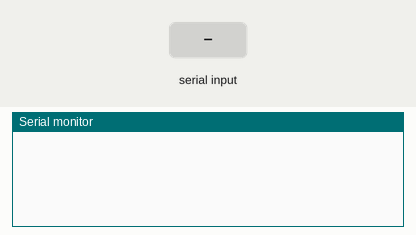
This sketch was run on a simulated Arduino Uno, built with avr-gcc and run on an emulated ATmega328P. On the bench: the last lines printed to the serial monitor. The inputs (shaded band) are chosen by the test bench. Random numbers use the default seed unless the sketch sets one.

Above: at 1.2 s.
1.3 s: "1" received over Serial
At 2.8 s:
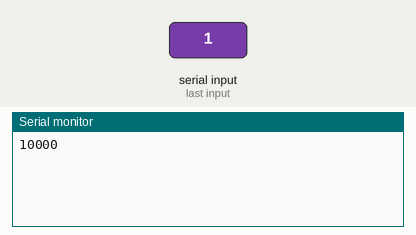
4.3 s: "2" received over Serial
At 5.5 s:
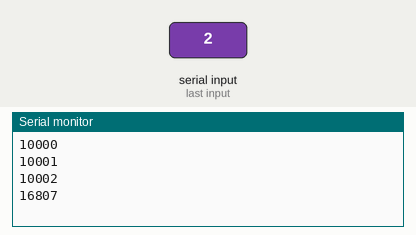
Timing chart, 0 to 7.3 s (numbered marks = the images above; inputs shaded):
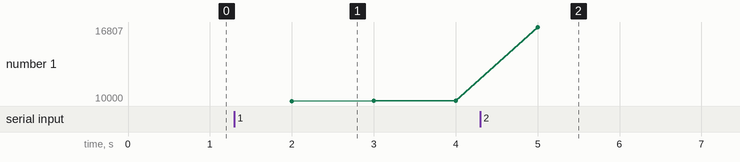

Measured:
- after the input at 1.3 s, the serial monitor: prints a new line after 0.70 s (image 1)
- after the input at 4.3 s, the serial monitor: prints a new line after 0.70 s (image 2)
- plotted number 1: 10002 → 16807 after the input at 4.3 s

The sketch:

ArduinoTest.ino
```cpp
/*
 * arduino receive signals from PC:
 * receive 2:
 *  geanerate a RFID, and sent it to PC
 * receive 1:
 *  start running
 * receive 0 :
 *  stop running
 * else :
 * don't change status
 */


int incomingByte = 0;  // for incoming serial data
int num = 10000;
int run = 0;
void setup() {
  Serial.begin(38400); // opens serial port, sets data rate to 9600 bps
}

void loop() {

  // reply only when you receive data:
  if (Serial.available() > 0) {
    // read the incoming byte:
    incomingByte = Serial.read();
    if(incomingByte == 48){
      run = 0;
    }else if(incomingByte == 49){
      run = 1;
    }else if(incomingByte == 50){
      run = 2;
    }
    // say what you got:
  }

  if(run == 1){
      Serial.println(num);
      num++;
  }else if(run == 2){
      int newRFID = random(10000,20000);
      Serial.println(newRFID, DEC);
      run = 0;
  }

  delay(1000);
}
```
